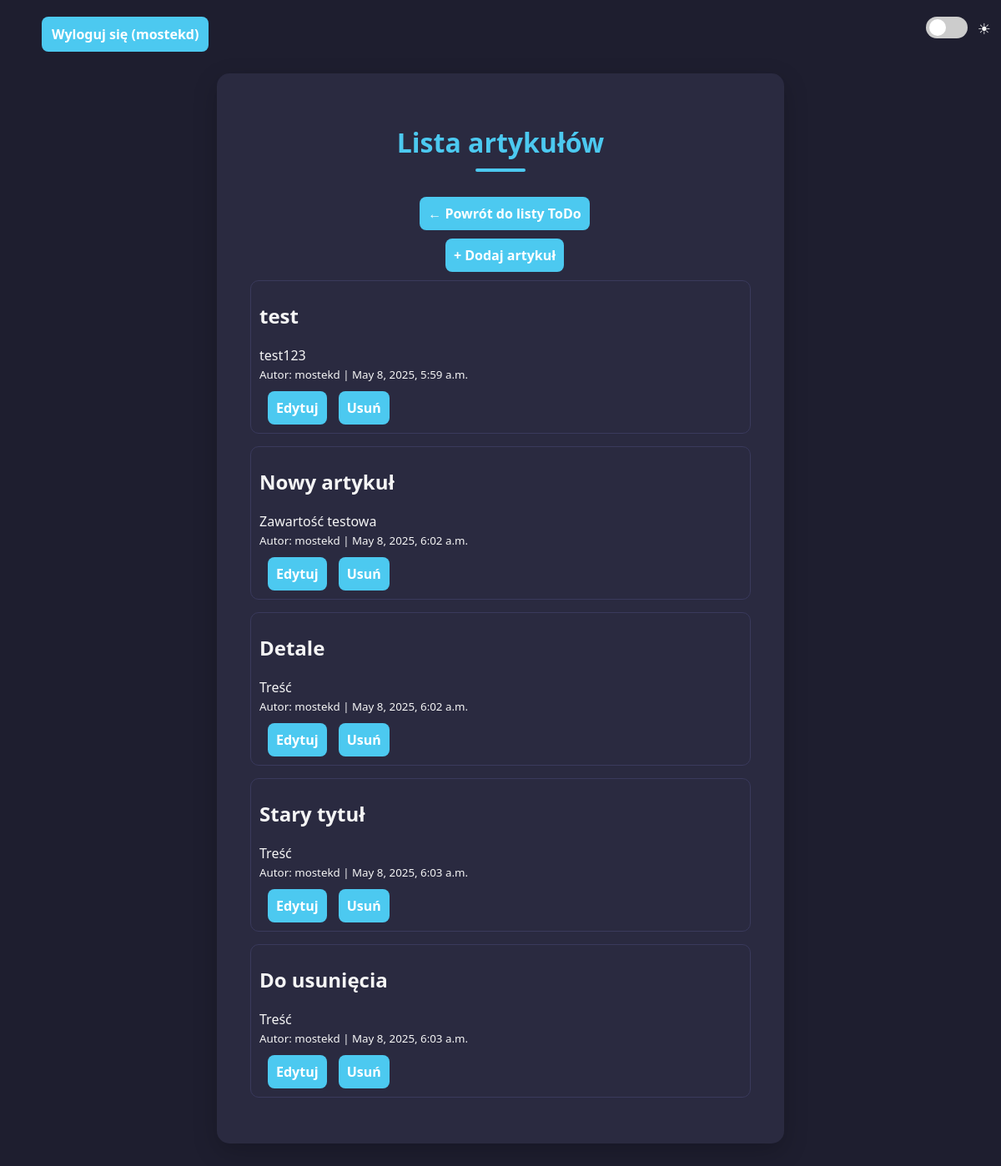
The page /articles-html/ (signed in) on the database its author committed.
### crudapp/models.py (models this page shows, shortened)
class Article(models.Model):
    title = models.CharField(max_length=255)
    content = models.TextField()
    created_at = models.DateTimeField(auto_now_add=True)
    author = models.ForeignKey(User, on_delete=models.CASCADE, related_name='articles')

### crudapp/views.py (the view)
# urls.py: path('articles-html/', views.articles_html, name='articles-html'),
def articles_html(request):
    articles = Article.objects.select_related('author').all()
    return render(request, 'articles.html', {'articles': articles})

### crudapp/templates/articles.html (shortened to what this page needs)
{% extends 'base.html' %}
{% block content %}
<h1>Lista artykułów</h1>
<div class="center-button">
    <a href="{% url 'index' %}">← Powrót do listy ToDo</a>
</div>
{% if user.is_authenticated %}
<div class="center-button">
    <a href="{% url 'create-article' %}">+ Dodaj artykuł</a>
</div>
{% endif %}
{% for article in articles %}
<div class="todo-item">
    <div>
        <h2>{{ article.title }}</h2>
        <p>{{ article.content }}</p>
        <small>Autor: {{ article.author.username }} | {{ article.created_at }}</small>
        {% if request.user == article.author %}
        <div style="margin-top: 10px;">
            <a href="{% url 'edit-article' article.id %}">Edytuj</a>
            <a href="{% url 'delete-article' article.id %}">Usuń</a>
        </div>
        {% endif %}
    </div>
</div>
{% empty %}
<p>Brak artykułów.</p>
{% endfor %}
{% endblock %}

### crudapp/templates/base.html (shortened to what this page needs)
<!DOCTYPE html>
{% load static %}
<html lang="en">
<head>
    <link rel="stylesheet" href="{% static 'css/style.css' %}">
</head>
<body>
  {% if user.is_authenticated %}
  <div class="logout-link">
      <a href="{% url 'logout' %}">Wyloguj się ({{ user.username }})</a>
  </div>
  {% endif %}
    <div class="mode-switch">
      <label class="switch">
        <span class="slider"></span>
      </label>
    </div>
    <div class="container">
        {% block content %}{% endblock %}
    </div>
</body>
</html>

### crudapp/static/css/style.css (style rules this page uses)
:root { --bg: #1e1e2f; --text: #f5f5f5; --card: #2a2a40; --accent: #4cc9f0; --border: #3a3a5c; --btn: #4cc9f0; --btn-hover: #096a8a; }
body { background-color: var(--bg); color: var(--text); font-family: 'Segoe UI', sans-serif; padding: 40px 20px; min-height: 100vh; transition: background-color 0.5s ease; }
.container { background: var(--card); padding: 40px; border-radius: 15px; box-shadow: 0 10px 30px rgba(0,0,0,0.2); max-width: 600px; margin: 40px auto; animation: fadeUp 0.6s ease forwards; }
h1 { font-size: 2rem; margin-bottom: 30px; color: var(--accent); text-align: center; position: relative; }
h1::after { content: ''; display: block; width: 60px; height: 4px; background: var(--accent); margin: 10px auto 0; border-radius: 2px; }
.todo-item { background: var(--card); border-left: 5px solid var(--accent); border: 1px solid var(--border); border-radius: 10px; padding: 5px 10px; margin-bottom: 15px; font-size: 16px; display: flex; justify-content: space-between; align-items: center; opacity: 0; transform: translateY(30px); animation: fadeUp 0.5s ease forwards; animation-fill-mode: forwards; min-height: 60px; }
.todo-item:nth-of-type(n) { animation-delay: calc(0.1s * var(--i)); }
.todo-item p { margin: 0; flex: 1; }
a { text-decoration: none; padding: 5px 10px; border-radius: 8px; background-color: var(--btn); color: #fff; font-size: 16px; font-weight: 600; margin-left: 10px; margin-bottom: 5px; transition: background-color 0.3s ease; font-family: 'Segoe UI', sans-serif; display: inline-flex; align-items: center; justify-content: center; height: 30px; }
.mode-switch { position: absolute; top: 20px; right: 40px; z-index: 1000; display: flex; align-items: center; gap: 8px; color: var(--text); font-size: 18px; }
.switch { position: relative; display: inline-block; width: 50px; height: 26px; }
.slider { position: absolute; cursor: pointer; background-color: #ccc; transition: 0.4s; top: 0; left: 0; right: 0; bottom: 0; border-radius: 34px; }
.slider::before { position: absolute; content: ""; height: 20px; width: 20px; left: 4px; bottom: 3px; background-color: white; transition: 0.4s; border-radius: 50%; }
.switch::before { content: "\2600"; position: absolute; right: -28px; top: 2px; font-size: 18px; color: var(--text); }
.center-button { display: flex; justify-content: center; margin-bottom: 5px; }
.logout-link { position: absolute; top: 20px; left: 40px; z-index: 1000; font-size: 16px; }
.logout-link a { background-color: var(--btn); color: #fff; padding: 6px 12px; border-radius: 8px; text-decoration: none; font-weight: 600; transition: background-color 0.3s ease; }

### rows shown on the page
Article: title "test", content "test123", author.username "mostekd", created_at "May 8, 2025, 5:59 a.m.", shows "Edytuj"
Article: title "Nowy artykuł", content "Zawartość testowa", author.username "mostekd", created_at "May 8, 2025, 6:02 a.m.", shows "Edytuj"
Article: title "Detale", content "Treść", author.username "mostekd", created_at "May 8, 2025, 6:02 a.m.", shows "Edytuj"
Article: title "Stary tytuł", content "Treść", author.username "mostekd", created_at "May 8, 2025, 6:03 a.m.", shows "Edytuj"
Article: title "Do usunięcia", content "Treść", author.username "mostekd", created_at "May 8, 2025, 6:03 a.m.", shows "Edytuj"

### other values the page prints
{{ user.username }} "mostekd"
